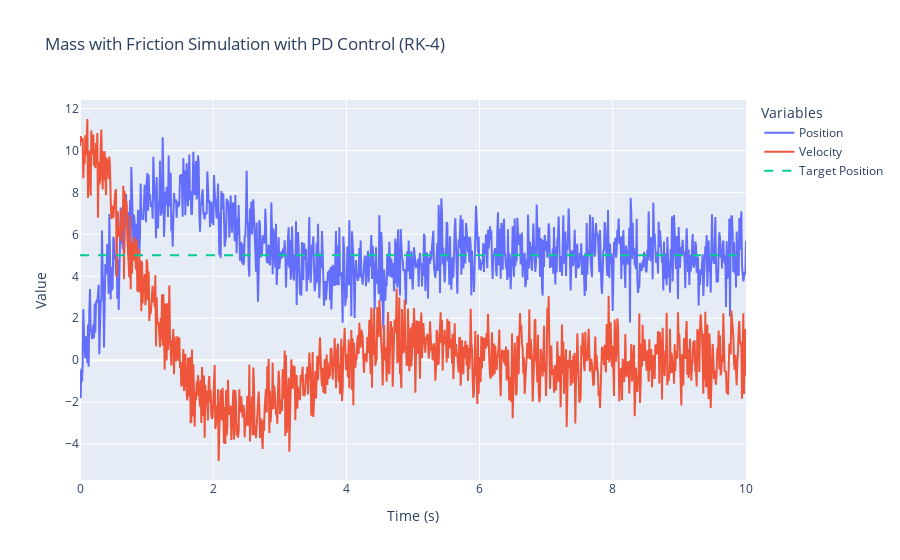

The notebook cell this image was saved under:
### Markdown cell above
## **Running the Simulation with PD Control**
We store the results and use RK-4 to update the state over time with PD control.

---

### Code cell
positions = []
velocities = []
times = np.linspace(0, total_time, n_steps)
target_position = 5.0  # Desired position

state = np.array([0.0, 10.0])  # Initial position and velocity
for t in times:
    measurement = sensor_eq(state)
    control_force = pd_control(target_position, measurement[0], measurement[1])
    positions.append(measurement[0])
    velocities.append(measurement[1])
    state = rk4_step(equations, t, state, dt, control_force)

fig = go.Figure()
fig.add_trace(go.Scatter(x=times, y=positions, mode='lines', name='Position'))
fig.add_trace(go.Scatter(x=times, y=velocities, mode='lines', name='Velocity'))
fig.add_trace(go.Scatter(x=times, y=[target_position]*len(times), mode='lines', name='Target Position', line=dict(dash='dash')))

fig.update_layout(
    title='Mass with Friction Simulation with PD Control (RK-4)',
    xaxis_title='Time (s)',
    yaxis_title='Value',
    legend_title='Variables'
)
fig.show()

### Figure 1 — Plotly figure (JSON) as saved in the notebook; plotly's stock layout.template omitted (floating-point values rounded to 4 significant figures; data arrays with more than 128 entries replaced by an {"elided": "..."} marker saying what was removed)
{"data": [{"mode": "lines", "name": "Position", "type": "scatter", "x": {"elided": "1000 float values"}, "y": {"elided": "1000 float values"}}, {"mode": "lines", "name": "Velocity", "type": "scatter", "x": {"elided": "1000 float values"}, "y": {"elided": "1000 float values"}}, {"line": {"dash": "dash"}, "mode": "lines", "name": "Target Position", "type": "scatter", "x": {"elided": "1000 float values"}, "y": {"elided": "1000 int values"}}], "layout": {"legend": {"title": {"text": "Variables"}}, "title": {"text": "Mass with Friction Simulation with PD Control (RK-4)"}, "xaxis": {"title": {"text": "Time (s)"}}, "yaxis": {"title": {"text": "Value"}}}}
